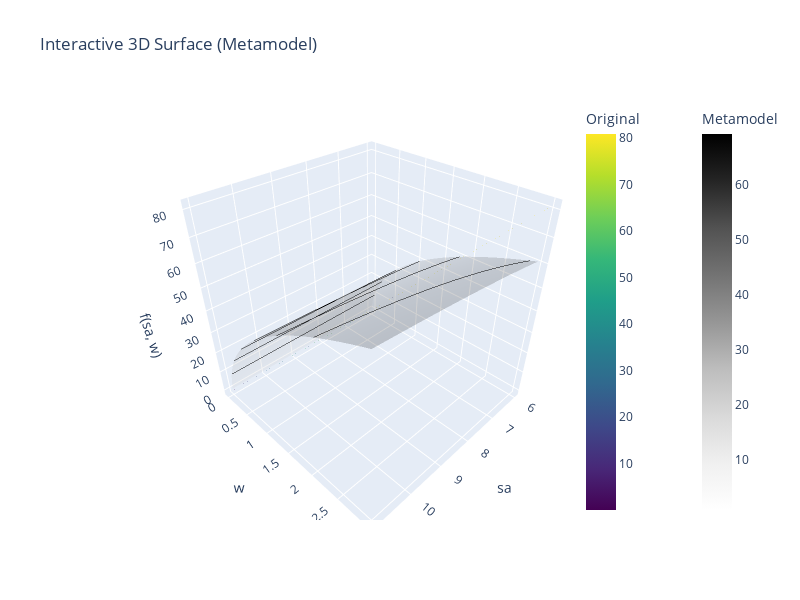

The notebook cell this image was saved under:
### Code cell
def new_func(sa, w):
    C = c_opt
    p = p_opt
    q = q_opt
    l = 1
    return C * sa**(p*l) * w**(q*l) #* T_x * c2

# Define ranges
m_sa_t = np.linspace(Lower_bound_sa, upper_bound_sa, 100)
m_w_t = np.linspace(Lower_bound_w, upper_bound_w, 100)
X_n, Y_n = np.meshgrid(m_sa_t, m_w_t)
Z_n = new_func(X_n, Y_n)

# Interactive 3D surface plot
fig = go.Figure()

# Add your surface
fig.add_trace(go.Surface(x=X_n, y=Y_n, z=Z_n,
                         colorscale='Viridis', opacity=0.9,
                         name='Metamodel Surface',
                         colorbar=dict(title='Original', x=0.85))  # move to the right
                         )

fig.add_trace(go.Surface(x=X, y=Y, z=Z,
                         colorscale='Greys', opacity=0.2,
                         name='Real Model Surface',
                         contours = {
                                    "z": {"show": True, "color": "black", "width": 2}},
                         colorbar=dict(title='Metamodel', x=1.05) )) # move further right))



fig.update_layout(
    title='Interactive 3D Surface (Metamodel)',
    scene=dict(
        xaxis_title='sa',
        yaxis_title='w',
        zaxis_title='f(sa, w)',
    ),
    width=800,
    height=600
)

fig.show()

### Figure 1 — Plotly figure (JSON) as saved in the notebook; plotly's stock layout.template omitted (floating-point values rounded to 4 significant figures; data arrays with more than 128 entries replaced by an {"elided": "..."} marker saying what was removed)
{"data": [{"colorbar": {"title": {"text": "Original"}, "x": 0.85}, "colorscale": [[0, "#440154"], [0.1111, "#482878"], [0.2222, "#3e4989"], [0.3333, "#31688e"], [0.4444, "#26828e"], [0.5556, "#1f9e89"], [0.6667, "#35b779"], [0.7778, "#6ece58"], [0.8889, "#b5de2b"], [1, "#fde725"]], "name": "Metamodel Surface", "opacity": 0.9, "type": "surface", "x": {"elided": "100x100 float values"}, "y": {"elided": "100x100 float values"}, "z": {"elided": "100x100 float values"}}, {"colorbar": {"title": {"text": "Metamodel"}, "x": 1.05}, "colorscale": [[0, "rgb(255,255,255)"], [0.125, "rgb(240,240,240)"], [0.25, "rgb(217,217,217)"], [0.375, "rgb(189,189,189)"], [0.5, "rgb(150,150,150)"], [0.625, "rgb(115,115,115)"], [0.75, "rgb(82,82,82)"], [0.875, "rgb(37,37,37)"], [1, "rgb(0,0,0)"]], "contours": {"z": {"color": "black", "show": true, "width": 2}}, "name": "Real Model Surface", "opacity": 0.2, "type": "surface", "x": {"elided": "100x100 float values"}, "y": {"elided": "100x100 float values"}, "z": {"elided": "100x100 float values"}}], "layout": {"height": 600, "scene": {"xaxis": {"title": {"text": "sa"}}, "yaxis": {"title": {"text": "w"}}, "zaxis": {"title": {"text": "f(sa, w)"}}}, "title": {"text": "Interactive 3D Surface (Metamodel)"}, "width": 800}}
